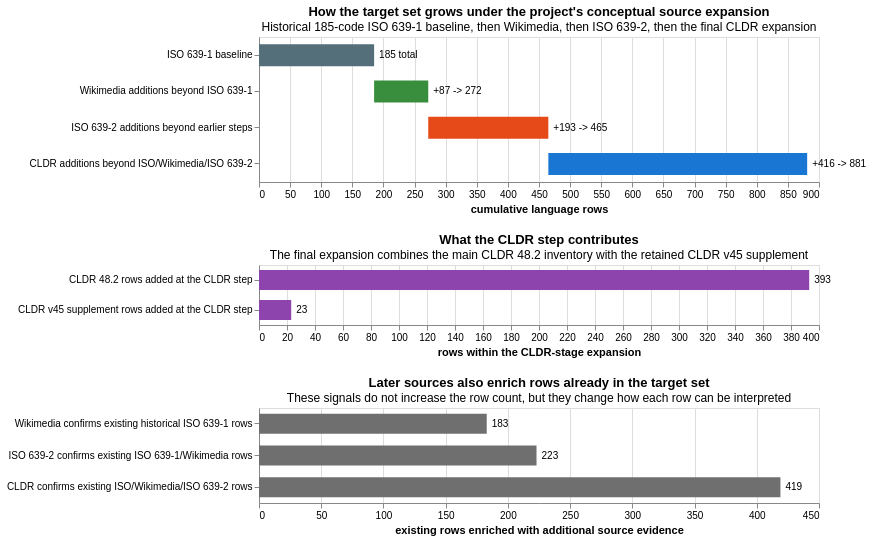

Write notebook code for a chart like this one.
### Markdown cell above
### Source Build-Up: Row Additions and Metadata Enrichment

The overlap view is useful for checking agreement between registries, but it does not show the project's conceptual build sequence. Here I reconstruct the target set in the order the language-selection logic expanded over time.

That conceptual progression was **ISO 639-1 -> Wikimedia -> ISO 639-2 -> CLDR**. I began from the narrow two-letter-code baseline used in the early translation materials, then widened to languages with active Wikimedia communities, then to the broader Library of Congress ISO 639-2 inventory, and finally to CLDR as the source that made scripts, directionality, local names, and modern-use distinctions legible at scale.

I separate **row additions** from **metadata enrichment**. A source can add a language that earlier steps lacked, but it can also add new evidence to rows already present. Wikimedia adds community infrastructure; ISO 639-2 adds bibliographic authority; CLDR adds localization metadata that the ISO lists do not supply.

For this reconstruction, the ISO 639-1 baseline is the original 185-code `iso_639_choices.csv` list used by the early translation materials. The current comprehensive CSV has a broader `in_iso639_1` flag because it also marks later two-letter Wikimedia/community identifiers. Those rows enter here at the Wikimedia step, not at the initial baseline.

### Code cell
def _as_bool(series):
    if str(series.dtype) == "bool":
        return series.fillna(False)
    return series.fillna(False).astype(str).str.lower().eq("true")

current_iso1_flag = _as_bool(df["in_iso639_1"])
historical_iso1_path = Path(DATA_DIR) / "metadata_files" / "iso_639_choices.csv"
historical_iso1_codes = set(
    pd.read_csv(historical_iso1_path, converters={"language": str})["language"]
    .dropna()
    .astype(str)
)
iso1 = df["language_code"].isin(historical_iso1_codes)
wiki = _as_bool(df["in_wikimedia"])
loc = _as_bool(df["in_iso639_2"])
cldr_any = df["sources"].fillna("").str.contains("cldr", regex=False)
cldr45 = df["cldr_version"].fillna("").eq("45")
cldr48 = df["cldr_version"].fillna("").eq("48.2.0")

two_letter_project_codes_outside_baseline = df.loc[
    current_iso1_flag & ~iso1,
    ["language_code", "language_name", "sources", "bcp47_tag", "bcp47_source"],
].sort_values("language_code")

# Reconstruct row growth in the conceptual order described above. These are
# cumulative selection masks, not the implementation order of the CSV builder.
stage_masks = [
    {
        "source_step": "ISO 639-1 baseline",
        "mask": iso1,
        "interpretation": "Original ISO 639-1 list used in the project's early translation materials",
    },
    {
        "source_step": "Wikimedia additions beyond ISO 639-1",
        "mask": wiki,
        "interpretation": "Active Wikipedia communities absent from the strict ISO 639-1 list",
    },
    {
        "source_step": "ISO 639-2 additions beyond earlier steps",
        "mask": loc,
        "interpretation": "Broader bibliographic language inventory beyond ISO 639-1 and Wikimedia",
    },
    {
        "source_step": "CLDR additions beyond ISO/Wikimedia/ISO 639-2",
        "mask": cldr_any,
        "interpretation": "Localization-oriented expansion that adds script, directionality, and usage metadata",
    },
]

def _examples(mask, n=8):
    ex = (
        df.loc[mask, ["language_code", "language_name"]]
        .sort_values("language_code")
        .head(n)
    )
    return ", ".join(f"{r.language_code} ({r.language_name})" for r in ex.itertuples())

addition_steps = []
seen = pd.Series(False, index=df.index)
for step in stage_masks:
    step_mask = step["mask"]
    added = step_mask & ~seen
    seen = seen | step_mask
    addition_steps.append({
        "source_step": step["source_step"],
        "rows_added": int(added.sum()),
        "cumulative_rows": int(seen.sum()),
        "interpretation": step["interpretation"],
        "examples": _examples(added),
    })

if int(seen.sum()) != len(df):
    missing = df.loc[~seen, ["language_code", "language_name", "sources"]]
    raise ValueError(
        "Conceptual source build-up does not cover every row in df. "
        f"Missing rows: {missing.to_dict(orient='records')[:10]}"
    )

addition_df = pd.DataFrame(addition_steps)
addition_df["start"] = addition_df["cumulative_rows"] - addition_df["rows_added"]
addition_df["end"] = addition_df["cumulative_rows"]
addition_df["label"] = addition_df.apply(
    lambda r: f"{int(r.rows_added)} total" if r.start == 0 else f"+{int(r.rows_added)} -> {int(r.end)}",
    axis=1,
)

earlier_than_cldr = iso1 | wiki | loc
cldr_breakdown = pd.DataFrame([
    {
        "cldr_component": "CLDR 48.2 rows added at the CLDR step",
        "rows": int((cldr48 & ~earlier_than_cldr).sum()),
        "meaning": "Core CLDR expansion from the live 48.2 dataset",
    },
    {
        "cldr_component": "CLDR v45 supplement rows added at the CLDR step",
        "rows": int((cldr45 & ~earlier_than_cldr).sum()),
        "meaning": "Previously dropped but retained rows folded into the final CLDR-stage expansion",
    },
])

metadata_enrichment = pd.DataFrame([
    {
        "metadata_signal": "Wikimedia confirms existing historical ISO 639-1 rows",
        "rows_enriched": int((wiki & iso1).sum()),
        "meaning": "Adds evidence of active community publishing without adding new rows",
    },
    {
        "metadata_signal": "ISO 639-2 confirms existing ISO 639-1/Wikimedia rows",
        "rows_enriched": int((loc & (iso1 | wiki)).sum()),
        "meaning": "Adds bibliographic authority without adding new rows",
    },
    {
        "metadata_signal": "CLDR confirms existing ISO/Wikimedia/ISO 639-2 rows",
        "rows_enriched": int((cldr_any & earlier_than_cldr).sum()),
        "meaning": "Adds script, directionality, and localization metadata without adding new rows",
    },
])

# Tables keep the exact counts and examples visible below the visual summary.
display(addition_df[["source_step", "rows_added", "cumulative_rows", "interpretation", "examples"]])
display(cldr_breakdown)
display(metadata_enrichment)
display(two_letter_project_codes_outside_baseline)

source_order = addition_df["source_step"].tolist()
source_colors = ["#546e7a", "#388e3c", "#e64a19", "#1976d2"]

growth_base = alt.Chart(addition_df).encode(
    y=alt.Y("source_step:N", sort=source_order, title=None),
    tooltip=[
        alt.Tooltip("source_step:N", title="Source step"),
        alt.Tooltip("rows_added:Q", title="Rows added"),
        alt.Tooltip("cumulative_rows:Q", title="Cumulative rows"),
        alt.Tooltip("interpretation:N", title="Interpretation"),
        alt.Tooltip("examples:N", title="Examples"),
    ],
)

growth_bars = growth_base.mark_bar(size=22).encode(
    x=alt.X("start:Q", title="cumulative language rows"),
    x2="end:Q",
    color=alt.Color(
        "source_step:N",
        legend=None,
        scale=alt.Scale(domain=source_order, range=source_colors),
    ),
)

growth_labels = growth_base.mark_text(align="left", dx=5, fontSize=10).encode(
    x="end:Q",
    text="label:N",
    color=alt.value("black"),
)

growth_chart = (growth_bars + growth_labels).properties(
    width=560,
    height=145,
    title=alt.Title(
        "How the target set grows under the project's conceptual source expansion",
        subtitle="Historical 185-code ISO 639-1 baseline, then Wikimedia, then ISO 639-2, then the final CLDR expansion",
    ),
)

cldr_bars = alt.Chart(cldr_breakdown).mark_bar(size=20, color="#8e44ad").encode(
    y=alt.Y("cldr_component:N", sort=None, title=None),
    x=alt.X("rows:Q", title="rows within the CLDR-stage expansion"),
    tooltip=["cldr_component:N", "rows:Q", "meaning:N"],
)
cldr_labels = cldr_bars.mark_text(align="left", dx=5, fontSize=10).encode(
    text="rows:Q",
    color=alt.value("black"),
)
cldr_chart = (cldr_bars + cldr_labels).properties(
    width=560,
    height=60,
    title=alt.Title(
        "What the CLDR step contributes",
        subtitle="The final expansion combines the main CLDR 48.2 inventory with the retained CLDR v45 supplement",
    ),
)

enrich_bars = alt.Chart(metadata_enrichment).mark_bar(size=20, color="#6f6f6f").encode(
    y=alt.Y("metadata_signal:N", sort=None, title=None),
    x=alt.X("rows_enriched:Q", title="existing rows enriched with additional source evidence"),
    tooltip=["metadata_signal:N", "rows_enriched:Q", "meaning:N"],
)
enrich_labels = enrich_bars.mark_text(align="left", dx=5, fontSize=10).encode(
    text="rows_enriched:Q",
    color=alt.value("black"),
)

enrichment_chart = (enrich_bars + enrich_labels).properties(
    width=560,
    height=95,
    title=alt.Title(
        "Later sources also enrich rows already in the target set",
        subtitle="These signals do not increase the row count, but they change how each row can be interpreted",
    ),
)

alt.vconcat(growth_chart, cldr_chart, enrichment_chart, spacing=18).resolve_scale(x="independent").configure_axis(
    labelLimit=0
)

### Figure 1 — Vega-Lite specification as saved in the notebook (floating-point values rounded to 4 significant figures)
{"config": {"view": {"continuousWidth": 300, "continuousHeight": 300}, "axis": {"labelLimit": 0}}, "vconcat": [{"layer": [{"mark": {"type": "bar", "size": 22}, "encoding": {"color": {"field": "source_step", "legend": null, "scale": {"domain": ["ISO 639-1 baseline", "Wikimedia additions beyond ISO 639-1", "ISO 639-2 additions beyond earlier steps", "CLDR additions beyond ISO/Wikimedia/ISO 639-2"], "range": ["#546e7a", "#388e3c", "#e64a19", "#1976d2"]}, "type": "nominal"}, "tooltip": [{"field": "source_step", "title": "Source step", "type": "nominal"}, {"field": "rows_added", "title": "Rows added", "type": "quantitative"}, {"field": "cumulative_rows", "title": "Cumulative rows", "type": "quantitative"}, {"field": "interpretation", "title": "Interpretation", "type": "nominal"}, {"field": "examples", "title": "Examples", "type": "nominal"}], "x": {"field": "start", "title": "cumulative language rows", "type": "quantitative"}, "x2": {"field": "end"}, "y": {"field": "source_step", "sort": ["ISO 639-1 baseline", "Wikimedia additions beyond ISO 639-1", "ISO 639-2 additions beyond earlier steps", "CLDR additions beyond ISO/Wikimedia/ISO 639-2"], "title": null, "type": "nominal"}}}, {"mark": {"type": "text", "align": "left", "dx": 5, "fontSize": 10}, "encoding": {"color": {"value": "black"}, "text": {"field": "label", "type": "nominal"}, "tooltip": [{"field": "source_step", "title": "Source step", "type": "nominal"}, {"field": "rows_added", "title": "Rows added", "type": "quantitative"}, {"field": "cumulative_rows", "title": "Cumulative rows", "type": "quantitative"}, {"field": "interpretation", "title": "Interpretation", "type": "nominal"}, {"field": "examples", "title": "Examples", "type": "nominal"}], "x": {"field": "end", "type": "quantitative"}, "y": {"field": "source_step", "sort": ["ISO 639-1 baseline", "Wikimedia additions beyond ISO 639-1", "ISO 639-2 additions beyond earlier steps", "CLDR additions beyond ISO/Wikimedia/ISO 639-2"], "title": null, "type": "nominal"}}}], "data": {"name": "data-9683ba2dcec0639d203bfac3f912ae0b"}, "height": 145, "title": {"text": "How the target set grows under the project's conceptual source expansion", "subtitle": "Historical 185-code ISO 639-1 baseline, then Wikimedia, then ISO 639-2, then the final CLDR expansion"}, "width": 560}, {"layer": [{"mark": {"type": "bar", "color": "#8e44ad", "size": 20}, "encoding": {"tooltip": [{"field": "cldr_component", "type": "nominal"}, {"field": "rows", "type": "quantitative"}, {"field": "meaning", "type": "nominal"}], "x": {"field": "rows", "title": "rows within the CLDR-stage expansion", "type": "quantitative"}, "y": {"field": "cldr_component", "sort": null, "title": null, "type": "nominal"}}}, {"mark": {"type": "text", "align": "left", "dx": 5, "fontSize": 10}, "encoding": {"color": {"value": "black"}, "text": {"field": "rows", "type": "quantitative"}, "tooltip": [{"field": "cldr_component", "type": "nominal"}, {"field": "rows", "type": "quantitative"}, {"field": "meaning", "type": "nominal"}], "x": {"field": "rows", "title": "rows within the CLDR-stage expansion", "type": "quantitative"}, "y": {"field": "cldr_component", "sort": null, "title": null, "type": "nominal"}}}], "data": {"name": "data-f1c0730d9a013d61ddf9c8e10e514a9a"}, "height": 60, "title": {"text": "What the CLDR step contributes", "subtitle": "The final expansion combines the main CLDR 48.2 inventory with the retained CLDR v45 supplement"}, "width": 560}, {"layer": [{"mark": {"type": "bar", "color": "#6f6f6f", "size": 20}, "encoding": {"tooltip": [{"field": "metadata_signal", "type": "nominal"}, {"field": "rows_enriched", "type": "quantitative"}, {"field": "meaning", "type": "nominal"}], "x": {"field": "rows_enriched", "title": "existing rows enriched with additional source evidence", "type": "quantitative"}, "y": {"field": "metadata_signal", "sort": null, "title": null, "type": "nominal"}}}, {"mark": {"type": "text", "align": "left", "dx": 5, "fontSize": 10}, "encoding": {"color": {"value": "black"}, "text": {"field": "rows_enriched", "type": "quantitative"}, "tooltip": [{"field": "metadata_signal", "type": "nominal"}, {"field": "rows_enriched", "type": "quantitative"}, {"field": "meaning", "type": "nominal"}], "x": {"field": "rows_enriched", "title": "existing rows enriched with additional source evidence", "type": "quantitative"}, "y": {"field": "metadata_signal", "sort": null, "title": null, "type": "nominal"}}}], "data": {"name": "data-a712ed7dc044be492433a0552ba39957"}, "height": 95, "title": {"text": "Later sources also enrich rows already in the target set", "subtitle": "These signals do not increase the row count, but they change how each row can be interpreted"}, "width": 560}], "resolve": {"scale": {"x": "independent"}}, "spacing": 18, "$schema": "https://vega.github.io/schema/vega-lite/v6.1.0.json", "datasets": {"data-9683ba2dcec0639d203bfac3f912ae0b": [{"source_step": "ISO 639-1 baseline", "rows_added": 185, "cumulative_rows": 185, "interpretation": "Original ISO 639-1 list used in the project's early translation materials", "examples": "aa (Afar), ab (Abkhazian), ae (Avestan), af (Afrikaans), ak (Akan), am (Amharic), an (Aragonese), ar (Arabic)", "start": 0, "end": 185, "label": "185 total"}, {"source_step": "Wikimedia additions beyond ISO 639-1", "rows_added": 87, "cumulative_rows": 272, "interpretation": "Active Wikipedia communities absent from the strict ISO 639-1 list", "examples": "als (Alemannic), ang (Old English), arc (Aramaic), arz (Egyptian Arabic), ast (Asturian), awa (Awadhi), bar (Bavarian), bat-smg (Samogitian)", "start": 185, "end": 272, "label": "+87 -> 272"}, {"source_step": "ISO 639-2 additions beyond earlier steps", "rows_added": 193, "cumulative_rows": 465, "interpretation": "Broader bibliographic language inventory beyond ISO 639-1 and Wikimedia", "examples": "ace (Acehnese), ach (Acoli), ada (Adangme), ady (Adyghe), afh (Afrihili), ain (Ainu), akk (Akkadian), ale (Aleut)", "start": 272, "end": 465, "label": "+193 -> 465"}, {"source_step": "CLDR additions beyond ISO/Wikimedia/ISO 639-2", "rows_added": 416, "cumulative_rows": 881, "interpretation": "Localization-oriented expansion that adds script, directionality, and usage metadata", "examples": "abq (Abaza), abr (Abron), aeb (Tunisian Arabic), agq (Aghem), aii (Assyrian Neo-Aramaic), akz (Alabama), aln (Gheg Albanian), amo (Amo)", "start": 465, "end": 881, "label": "+416 -> 881"}], "data-f1c0730d9a013d61ddf9c8e10e514a9a": [{"cldr_component": "CLDR 48.2 rows added at the CLDR step", "rows": 393, "meaning": "Core CLDR expansion from the live 48.2 dataset"}, {"cldr_component": "CLDR v45 supplement rows added at the CLDR step", "rows": 23, "meaning": "Previously dropped but retained rows folded into the final CLDR-stage expansion"}], "data-a712ed7dc044be492433a0552ba39957": [{"metadata_signal": "Wikimedia confirms existing historical ISO 639-1 rows", "rows_enriched": 183, "meaning": "Adds evidence of active community publishing without adding new rows"}, {"metadata_signal": "ISO 639-2 confirms existing ISO 639-1/Wikimedia rows", "rows_enriched": 223, "meaning": "Adds bibliographic authority without adding new rows"}, {"metadata_signal": "CLDR confirms existing ISO/Wikimedia/ISO 639-2 rows", "rows_enriched": 419, "meaning": "Adds script, directionality, and localization metadata without adding new rows"}]}}
